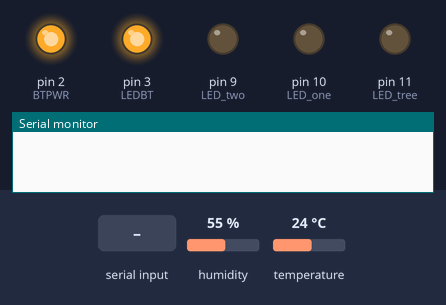
The sketch below on a simulated Arduino Leonardo, built with avr-gcc and run on an emulated ATmega32U4. Shown: output pins drawn as LEDs (lit = HIGH), the last lines printed to the serial monitor. The inputs (shaded band) are chosen by the test bench; at power-on: humidity 55 %, temperature 24 °C. Random numbers use the default seed unless the sketch sets one.

Above: at 1.2 s.
1.3 s: "1\n" received over Serial
At 3.2 s:
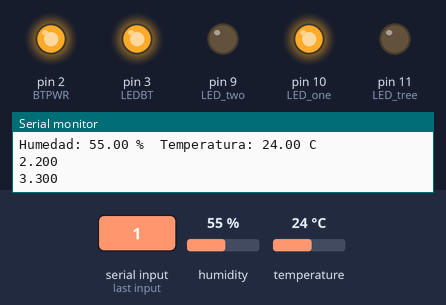
4.0 s: "3\n" received over Serial
At 6.4 s:
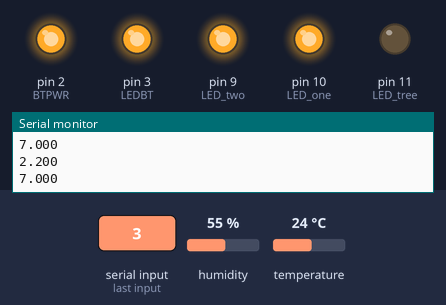
6.7 s: "4\n" received over Serial
At 8.7 s:
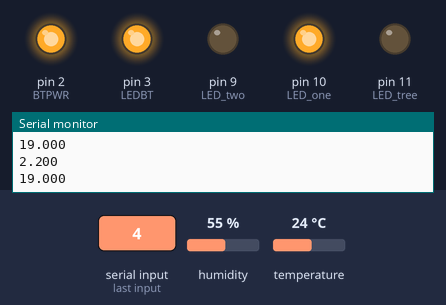
9.4 s: "2\n" received over Serial
At 11.8 s:
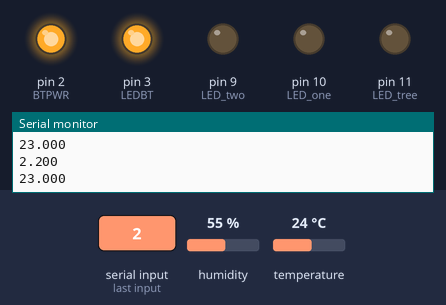
12.1 s: "3\n" received over Serial
At 14.1 s:
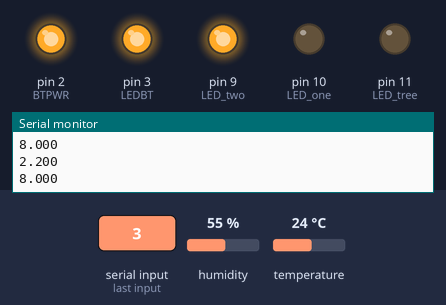
14.8 s: "1,90\n" received over Serial
At 16.8 s:
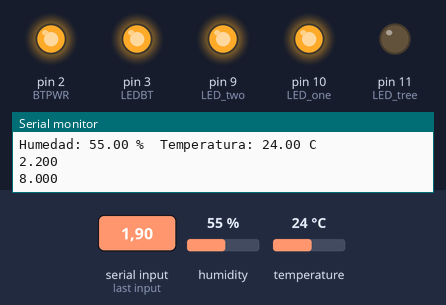
Timing chart, 0 to 18.3 s (numbered marks = the images above; inputs shaded):
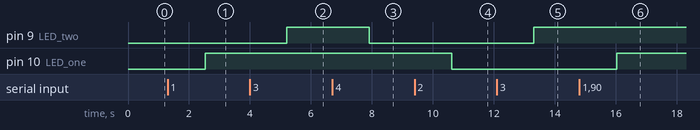

Measured:
- after the input at 1.3 s, pin 10 (LED_one): LOW → HIGH after 1.2 s
- after the input at 4.0 s, pin 9 (LED_two): LOW → HIGH after 1.2 s
- after the input at 6.7 s, pin 9 (LED_two): HIGH → LOW after 1.2 s
- after the input at 9.4 s, pin 10 (LED_one): HIGH → LOW after 1.2 s
- after the input at 12.1 s, pin 9 (LED_two): LOW → HIGH after 1.2 s
- after the input at 14.8 s, pin 10 (LED_one): LOW → HIGH after 1.2 s

The sketch:

domoticaSensoresAlessandro.ino
```cpp
#include <SoftwareSerial.h>

// Incluimos librería
#include <DHT.h>

// Definimos el pin digital donde se conecta el sensor
#define DHTPIN 5
// Dependiendo del tipo de sensor
#define DHTTYPE DHT11
// Inicializamos el sensor DHT11
DHT dht(DHTPIN, DHTTYPE);
SoftwareSerial BT1(0,1); // RX, TX
const int LEDBT = 3;
const int BTPWR = 2;
//Bluetooth
char nombreBT[10] = "domotica";
char velocidad = '4';
char pin[5] = "0000";

// 8,9,10 para led
int LED_one = 10;
int LED_two = 9;
int LED_tree = 11;

//variables para app web
String texto;
String dispositivo;
float  sensor1=1.1;
float sensor2=2.2;
float sensor3=3.3;

void setup() {
  Serial.begin (9600);      // inicializa el puerto serial a 9600 baudios

  dht.begin();// Comenzamos el sensor DHT
  /*Bluetooth configuracion*/
  pinMode(LEDBT, OUTPUT);//APAGA LOS PINES
  pinMode(BTPWR, OUTPUT);//APAGA LOS PINES

  digitalWrite(LEDBT, LOW);//VALOR BAJO
  digitalWrite(BTPWR, HIGH);//VALOR ALTO, PARA QUE EL BT ESTE ABAJO HASTA QUE EL PROGRAMA ESTE ARRIBA Y EL BT FUNCIONE
  Serial.begin(9600);

  digitalWrite(LEDBT, HIGH);
  /*FIN Bluetooth configuracion*/
  pinMode( LED_one, OUTPUT );
  pinMode( LED_two, OUTPUT );
  pinMode( LED_tree, OUTPUT );

  }


void loop() {
  //mensaje que muestra valore een patlla, solo necesario para arduino LEONARDO
  Msg("0");

        // send data only when you receive data SERIAL app WEB:
        if (Serial.available() > 0) {
                // read the incoming byte:
                texto=Serial.readString();
                if (texto.toInt()==1){
                  dispositivo="Encendido";
                  Serial.println(dispositivo);
                  dataSensor1();
                  Serial.println(sensor2,3);
                  Serial.println(sensor3,3);
                  switchOneOn();
                }
                if (texto.toInt()==2){
                  dispositivo="APAGADO";
                  Serial.println(dispositivo);
                  dataSensor3();
                  Serial.println(sensor2,3);
                  Serial.println(sensor3,3);
                  switchOneOff();
                }
                if (texto.toInt()==3){
                  dispositivo="Encendido";
                  Serial.println(dispositivo);
                  dataSensor3();
                  Serial.println(sensor2,3);
                  Serial.println(sensor3,3);
                  switchTwoOn();
                }
                if (texto.toInt()==4){
                  dispositivo="APAGADO";
                  Serial.println(dispositivo);
                  dataSensor3();
                  Serial.println(sensor2,3);
                  Serial.println(sensor3,3);
                  switchTwoOff();
                }
                if (texto.toInt()==5){
                  dispositivo="Monitoreo";
                  Serial.println(dispositivo);
                  dataSensor3();
                  Serial.println(sensor2,3);
                  Serial.println(sensor3,3);
                  switchTwoOff();
                }
        }

        //*************
        BT1.listen();
        if(BT1.available()){
          char COM_value = Serial.read();
          controlPuertasLuces(COM_value);
        }

}

//****************funcion para imprimir en el setup de arduino LEONARDO********
void Msg(String msg)
{
  if( !Serial ) {
    for(int i=0; i<4;i++){

    Serial.println(msg);
    }
  }
}


//funcion que recibe para puertas o luces
void controlPuertasLuces(char COM_value){

                if( COM_value == 'a' )
                {
                    digitalWrite( LED_one, HIGH ); // HIGH VOLTAGE - TURNED ON
                }
                if( COM_value == 'b' )
                {
                    digitalWrite( LED_one, LOW ); // HIGH VOLTAGE - TURNED ON
                }

                if( COM_value == 'c' )
                {
                    digitalWrite( LED_two, HIGH ); // HIGH VOLTAGE - TURNED ON
                }
                if( COM_value == 'd' )
                {
                    digitalWrite( LED_two, LOW ); // HIGH VOLTAGE - TURNED ON
                }

                if( COM_value == 'e' )
                {
                     digitalWrite( LED_tree, HIGH ); // HIGH VOLTAGE - TURNED ON
                }
                if( COM_value == 'f' )
                {
                      digitalWrite( LED_tree, LOW ); // HIGH VOLTAGE - TURNED ON
                }

}
//***************************************************

//************ FUNCION ACTIVAR SWWITCH1 110V ***************
void switchOneOn(){
  //activar el switch 110v
    pinMode(LED_one, OUTPUT); // Configurar relay como salida o OUTPUT
    //Serial.println("switchON");
    delay(200);// milesimas segundo
    digitalWrite(LED_one, HIGH);
}
void switchOneOff(){
  //activar el switch 110v
    pinMode(LED_one, OUTPUT); // Configurar relay como salida o OUTPUT
    //Serial.println("switchOFF");
    delay(200);// milesimas segundo
    digitalWrite(LED_one, LOW);
}
//***************************

//************ FUNCION ACTIVAR SWWITCH2 110V ***************
void switchTwoOn(){
  //activar el switch 110v
    pinMode(LED_two, OUTPUT); // Configurar relay como salida o OUTPUT
    //Serial.println("switchON");
    delay(200);// milesimas segundo
    digitalWrite(LED_two, HIGH);
}
void switchTwoOff(){
  //activar el switch 110v
    pinMode(LED_two, OUTPUT); // Configurar relay como salida o OUTPUT
    //Serial.println("switchOFF");
    delay(200);// milesimas segundo
    digitalWrite(LED_two, LOW);
}
//***************************


//**********fucion que devuelve dato de un sensor (en este caso genera un dato random)***
void dataSensor1(){
  //sensor1=random(30);
  //Serial.println(sensor1,3);

  //delay(5000);// Esperamos 5 segundos entre medidas
  // Leemos la humedad relativa
  float h = dht.readHumidity();
  // Leemos la temperatura en grados centígrados (por defecto)
  float t = dht.readTemperature();
  // Comprobamos si ha habido algún error en la lectura
  if (isnan(h) || isnan(t)) {
    Serial.println("Error obteniendo los datos del sensor DHT11");
    return;
  }
  Serial.print("Humedad: ");
  Serial.print(h);
  Serial.print(" %\t");
  Serial.print("Temperatura: ");
  Serial.print(t);
  Serial.println(" C");
}


void dataSensor2(){
  //sensor1=random(30);
  //Serial.println(sensor1,3);

  //delay(5000);// Esperamos 5 segundos entre medidas
  // Leemos la humedad relativa
  float h = dht.readHumidity();
  // Leemos la temperatura en grados centígrados (por defecto)
  float t = dht.readTemperature();
  // Comprobamos si ha habido algún error en la lectura
  if (isnan(h) || isnan(t)) {
    Serial.println("Error obteniendo los datos del sensor DHT11");
    return;
  }
  Serial.print("Humedad: ");
  Serial.print(h);
  Serial.print(" %\t");
  Serial.print("Temperatura: ");
  Serial.print(t);
  Serial.println(" C");
}

void dataSensor3(){
  sensor3=random(30);
  Serial.println(sensor3,3);

}
```
